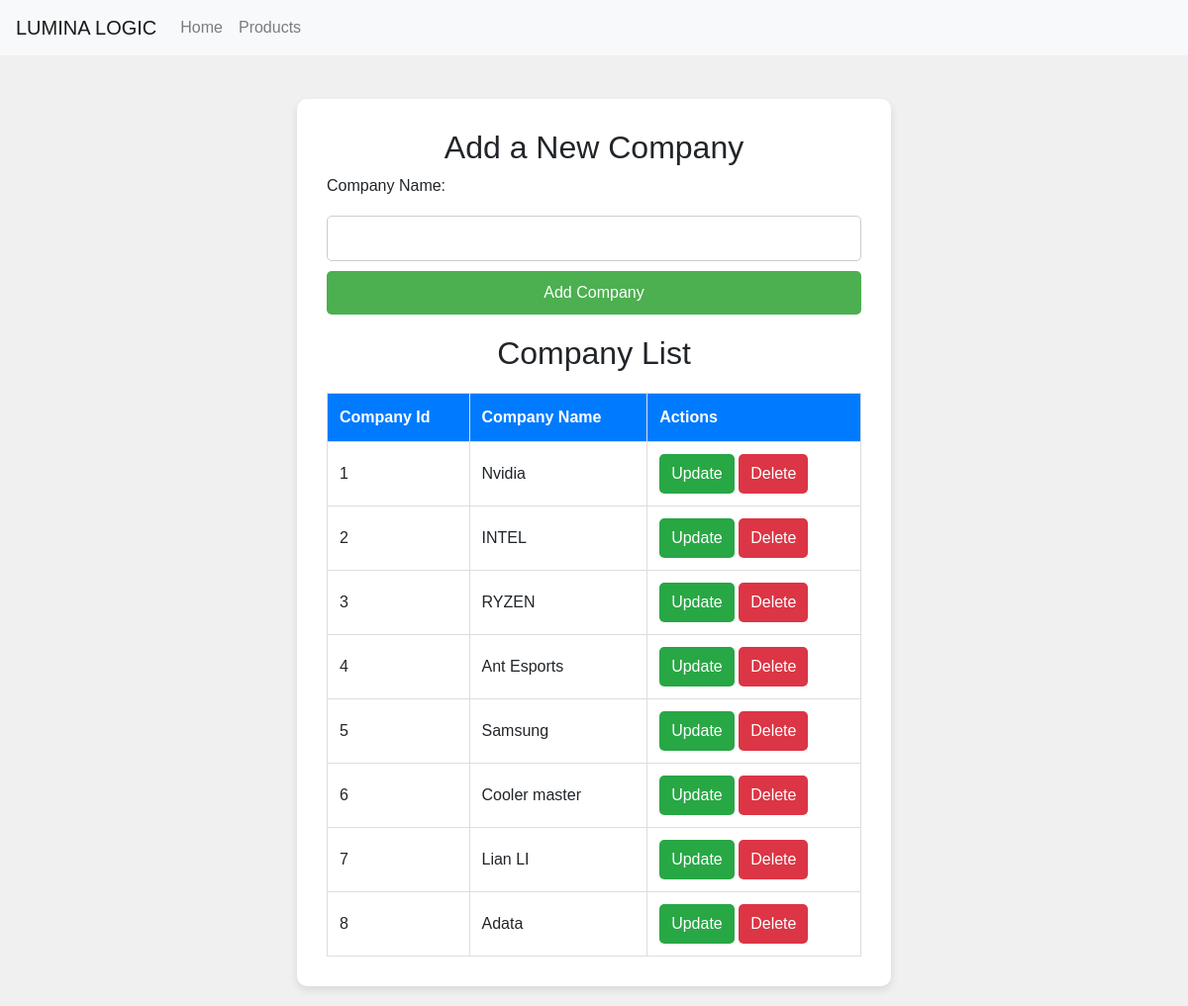
The page /add-company/ on the database as committed earlier.
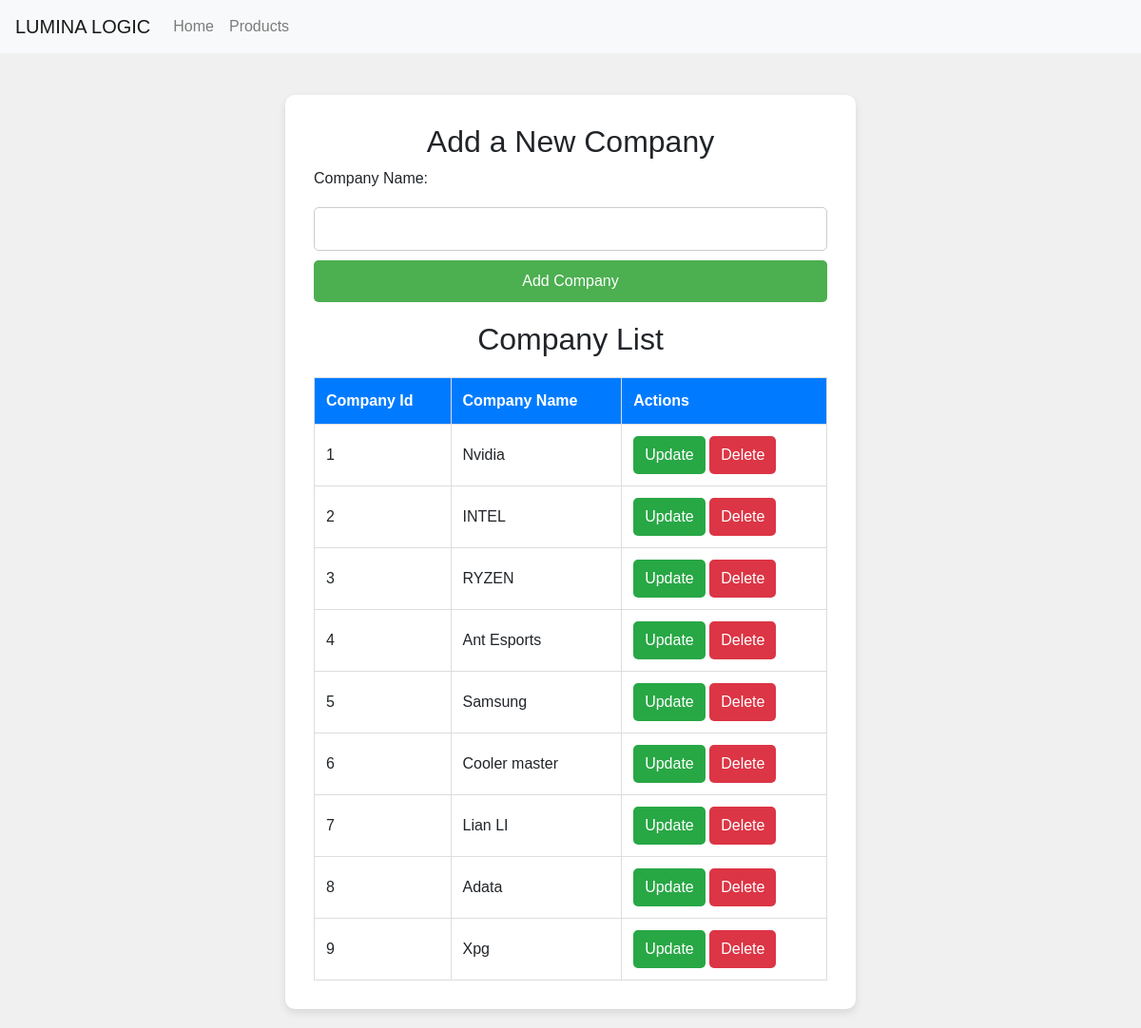
The same page on the database as committed later.
### pc_app/models.py (models this page shows, shortened)
class Company(models.Model):
    companyname = models.CharField(max_length=100, unique=True)

### pc_app/views.py (the view)
# urls.py: path('add-company/', views.add_company, name='add_company'),
def add_company(request):
    if request.method == 'POST':
        company_name = request.POST.get('companyname')
        if company_name:
            company = Company(companyname=company_name)
            company.save()
            return redirect('add_company')
    comp = Company.objects.all()
    return render(request, 'admin/addcompany.html', {'comp':comp})

### template/admin/addcompany.html (shortened to what this page needs)
<!DOCTYPE html>
<html lang="en">
<head>
    <link rel="stylesheet" href="https://stackpath.bootstrapcdn.com/bootstrap/4.5.2/css/bootstrap.min.css">
</head>
<body>
    <nav class="navbar navbar-expand-lg navbar-light bg-light fixed-top">
        <a class="navbar-brand" href="#">LUMINA LOGIC</a>
        <div class="collapse navbar-collapse" id="navbarNav">
            <ul class="navbar-nav">
                <li class="nav-item">
                    <a class="nav-link" href="{% url 'custompage' %}">Home</a>
                </li>
                <li class="nav-item">
                    <a class="nav-link" href="{% url 'viewproduct' %}">Products</a>
                </li>
            </ul>
        </div>
    </nav>
    <div class="container">
        <h2 class="text-center">Add a New Company</h2>
        <form method="POST" action="">
            <label for="companyname">Company Name:</label>
            <input type="text" id="companyname" name="companyname" required>
            <button type="submit">Add Company</button>
        </form>
        <h2 class="text-center">Company List</h2>
        <table>
            <thead>
                <tr>
                    <th>Company Id</th>
                    <th>Company Name</th>
                    <th>Actions</th>
                </tr>
            </thead>
            <tbody>
                {% for companies in comp %}
                <tr>
                    <td>{{ companies.id }}</td>
                    <td>{{ companies.companyname }}</td>
                    <td>
                        <a href="{% url 'update_company' companies.id %}" class="btn btn-update">Update</a>
                        <a href="{% url 'delete_company' companies.id %}" class="btn btn-delete">Delete</a>
                    </td>
                </tr>
                {% empty %}
                <tr>
                    <td colspan="3" class="text-center">No companies available.</td>
                </tr>
                {% endfor %}
            </tbody>
        </table>
    </div>
</body>
</html>

Rows that differ between the two databases and show on the page:
added Company: id "9", companyname "Xpg"
